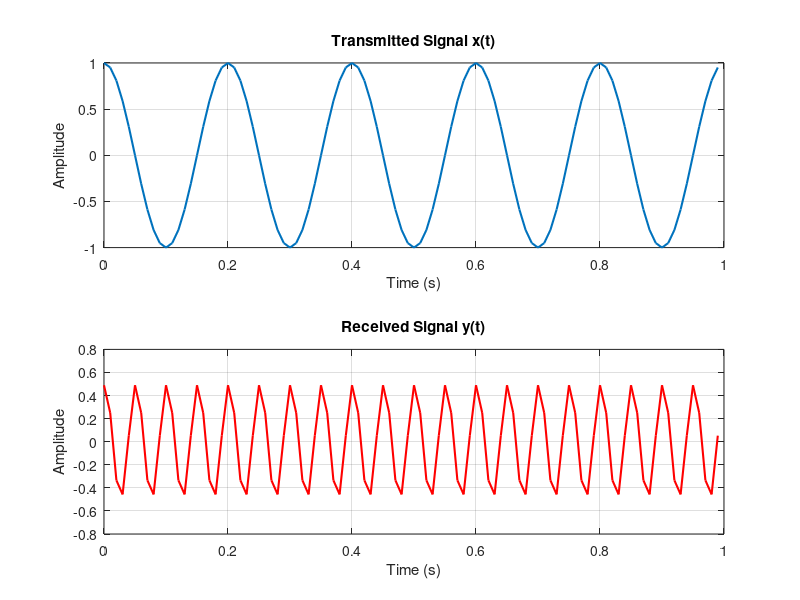
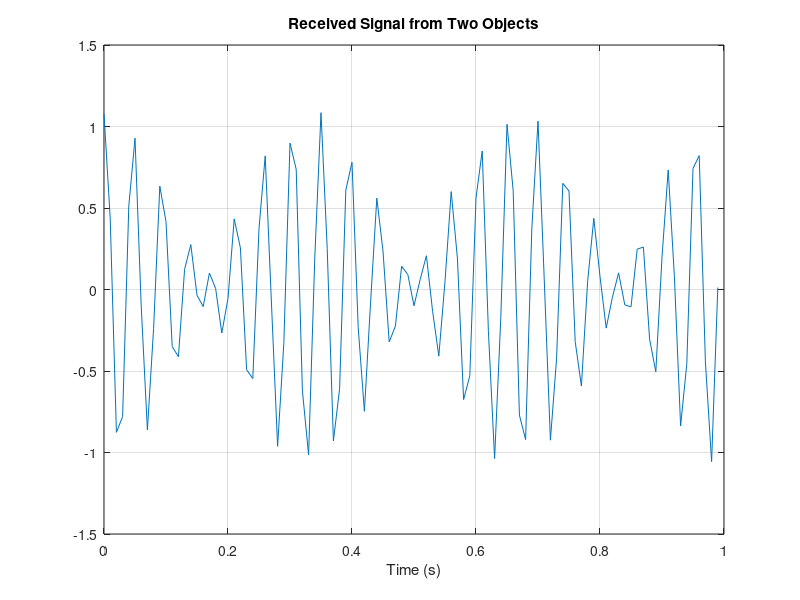

MATLAB code to generate these figures, in order:
clc; clear; close all;

f_base = 5;
s_rate = 100;
span = 1;
ticks = 0:1/s_rate:span-1/s_rate;
c_vel = 3e8;

dist_val = 250e3;
v_val_kmh = 180;
v_val_ms = v_val_kmh / 3.6;
att_fact = 0.5;
dop_sens = 0.3;

f_dop = dop_sens * v_val_ms;
t_delay = 2 * dist_val / c_vel;

sig_tx = cos(2*pi*f_base*ticks);

figure;
subplot(2,1,1);
plot(ticks, sig_tx, 'LineWidth', 1.5);
title('Transmitted Signal x(t)');
xlabel('Time (s)'); ylabel('Amplitude');
grid on;

sig_rx = att_fact * cos(2*pi*(f_base + f_dop)*(ticks - t_delay));

subplot(2,1,2);
plot(ticks, sig_rx, 'r', 'LineWidth', 1.5);
title('Received Signal y(t)');
xlabel('Time (s)'); ylabel('Amplitude');
grid on;

len_sig = length(sig_rx);
spec_rx = fftshift(fft(sig_rx));
freq_bins = (-len_sig/2 : len_sig/2 - 1) * (s_rate/len_sig);

[~, peak_pos] = max(abs(spec_rx));
f_found = freq_bins(peak_pos);

if f_found < 0
    f_found = -f_found;
    phase_val = -angle(spec_rx(peak_pos));
else
    phase_val = angle(spec_rx(peak_pos));
end

f_dop_est = f_found - f_base;
v_est_val = f_dop_est / dop_sens * 3.6;
t_delay_est = -phase_val / (2*pi*f_found);

while t_delay_est < 0
    t_delay_est = t_delay_est + 1/f_found;
end

dist_est_val = (c_vel * t_delay_est) / 2 / 1000;

fprintf('Estimated Speed: %.2f Km/h (Actual: %.2f)\n', v_est_val, v_val_kmh);
fprintf('Estimated Distance: %.2f Km (Actual: %.2f)\n', dist_est_val, dist_val/1000);
levels = 0:0.5:15;
fprintf('\nNoise Amp | Est Speed (Km/h) | Est Dist (Km) | Status\n');
fprintf('-----------------------------------------------------------\n');
for n_amp = levels
    interference = n_amp * (rand(size(sig_rx)) - 0.5);
    sig_dirty = sig_rx + interference;
    n_pts = length(sig_dirty);
    n_spec = fftshift(fft(sig_dirty));
    n_freqs = (-n_pts/2 : n_pts/2 - 1) * (s_rate/n_pts);
    [~, n_peak_idx] = max(abs(n_spec));
    n_f_peak = n_freqs(n_peak_idx);
    if n_f_peak < 0
        n_f_peak = -n_f_peak;
        n_phase = -angle(n_spec(n_peak_idx));
    else
        n_phase = angle(n_spec(n_peak_idx));
    end
    n_dop_est = n_f_peak - f_base;
    n_v_est = n_dop_est / dop_sens * 3.6;
    n_t_est = -n_phase / (2*pi*n_f_peak);
    while n_t_est < 0
        n_t_est = n_t_est + 1/n_f_peak;
    end
    n_dist_est = (c_vel * n_t_est) / 2 / 1000;
    if abs(n_v_est - v_val_kmh) > (0.05 * v_val_kmh)
        state = '!!! SPEED FAILED !!!';
    elseif abs(n_dist_est - dist_val/1000) > (0.05 * dist_val/1000)
        state = 'DIST WRONG';
    else
        state = 'OK';
    end
    fprintf('%9.1f | %16.2f | %13.2f | %s\n', n_amp, n_v_est, n_dist_est, state);
end

range1 = 250e3; v1_raw = 180/3.6; g1 = 0.5;
range2 = 200e3; v2_raw = 216/3.6; g2 = 0.6;
dop1 = dop_sens * v1_raw; dly1 = 2 * range1 / c_vel;
dop2 = dop_sens * v2_raw; dly2 = 2 * range2 / c_vel;
part1 = g1 * cos(2*pi*(f_base + dop1)*(ticks - dly1));
part2 = g2 * cos(2*pi*(f_base + dop2)*(ticks - dly2));
total_sig = part1 + part2;
figure;
plot(ticks, total_sig);
title('Received Signal from Two Objects');
xlabel('Time (s)'); grid on;
total_spec = fftshift(fft(total_sig));
total_mag = abs(total_spec);
limit = max(total_mag) * 0.5;
[~, loc_points] = findpeaks(total_mag, 'MinPeakHeight', limit);
valid_locs = loc_points(freq_bins(loc_points) > 0);
found_freqs = freq_bins(valid_locs);
found_phases = angle(total_spec(valid_locs));
for m = 1:length(found_freqs)
    curr_f = found_freqs(m);
    curr_phi = found_phases(m);
    curr_v = (curr_f - f_base) / dop_sens * 3.6;
    curr_t = -curr_phi / (2*pi*curr_f);
    while curr_t < 0
        curr_t = curr_t + 1/curr_f;
    end
    curr_r = (c_vel * curr_t) / 2 / 1000;
    fprintf('Object %d detected: V = %.2f Km/h, R = %.2f Km\n', m, curr_v, curr_r);
end
